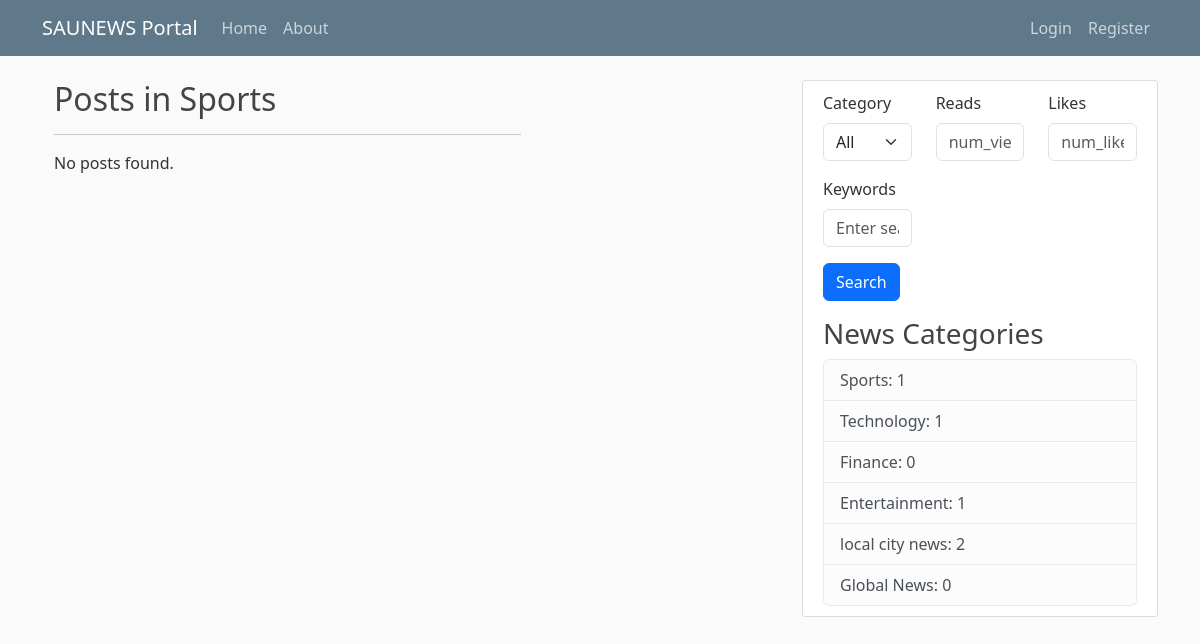
Page /category/1/ on the committed database.
### blog/models.py (models this page shows, shortened)
class Category(models.Model):
    name = models.CharField(max_length=100)
    class Meta:
        verbose_name_plural = 'categories'

### blog/views.py (the view)
# urls.py: path('category/<int:category_id>/', views.category_detail, name='category_detail'),
def category_detail(request, category_id):
    category = get_object_or_404(Category, id=category_id)
    posts = Post.objects.filter(category=category)
    context = {'category': category, 'posts': posts}
    return render(request, 'blog/category_detail.html', context)

### blog/context_processors.py (called while the page is built)
def categories(request):
    categories = Category.objects.annotate(num_posts=Count('post'))
    return {'categories': categories}

### blog/templates/blog/category_detail.html (shortened to what this page needs)
{% extends 'blog/base.html' %}
{% block content %}
  <div class="container">
    <div class="row">
      <div class="col-md-8">
        <h2>Posts in {{ category.name }}</h2>
        <hr>
        {% for post in category.posts.all %}
          <div class="card mb-4">
            <div class="card-body">
              <h3 class="card-title">{{ post.title }}</h3>
              <p class="card-text">{{ post.content }}</p>
              <a href="{% url 'post_detail' post_id=post.id %}" class="btn btn-primary">Read more</a>
            </div>
          </div>
        {% empty %}
          <p>No posts found.</p>
        {% endfor %}
      </div>
    </div>
  </div>
{% endblock %}

### blog/templates/blog/base.html (shortened to what this page needs)
{% load static %}
<html lang="en">
  <head>
    <link href="https://cdn.jsdelivr.net/npm/bootstrap@5.3.0-alpha1/dist/css/bootstrap.min.css" rel="stylesheet">
    <link rel="stylesheet" href="https://cdn.jsdelivr.net/npm/bootstrap-icons@1.10.3/font/bootstrap-icons.css">
    <link rel="stylesheet" href="{% static 'blog/main.css' %}">
  </head>
  <body>
    <header class="site-header">
        <nav class="navbar navbar-expand-md navbar-dark bg-steel fixed-top">
          <div class="container">
            <a class="navbar-brand mr-4" href="{% url 'blog_home' %}">SAUNEWS Portal</a>
            <div class="collapse navbar-collapse" id="navbarToggle">
              <div class="navbar-nav mr-auto">
                <a class="nav-item nav-link" href="{% url 'blog_home' %}">Home</a>
                <a class="nav-item nav-link" href="{% url 'blog_about' %}">About</a>
              </div>
            </div>
            <div class="navbar-nav">
              {% if user.is_authenticated %}
                <a class="nav-item nav-link" href="{% url 'profile' %}">{{user.username}}'s Profile</a>
                <a class="nav-item nav-link" href="{% url 'logout' %}">Log Out</a>
                {% else %}
                <a class="nav-item nav-link" href="{% url 'login' %}">Login</a>
                <a class="nav-item nav-link" href="{% url 'register' %}">Register</a>
              {% endif %}
            </div>
          </div>
        </nav>
    </header>
    <main role="main" class="container">
        <div class="row">
          <div class="col-md-8">
            {% block content %} {% endblock %}
          </div>
          <div class="col-md-4">
            <div class="content-section">
              <form method="GET" action="{% url 'search' %}">
                <div class="row">
                  <div class="col-md-4">
                    <div class="mb-3">
                      <label for="category" class="form-label">Category</label>
                      <select name="category" id="category" class="form-select">
                        <option value="">All</option>
                      </select>
                    </div>
                  </div>
                  <div class="col-md-4">
                    <div class="mb-3">
                      <label for="num_views" class="form-label">Reads</label>
                      <input type="text" name="num_views" id="num_views" class="form-control" placeholder="num_views">
                    </div>
                  </div>
                  <div class="col-md-4">
                    <div class="mb-3">
                      <label for="num_likes" class="form-label">Likes</label>
                      <input type="text" name="num_likes" id="num_likes" class="form-control" placeholder="num_likes">
                    </div>
                  </div>
                  <div class="col-md-4">
                    <div class="mb-3">
                      <label for="query" class="form-label">Keywords</label>
                      <input type="text" name="query" id="query" class="form-control" placeholder="Enter search query">
                    </div>
                  </div>
                </div>
                <button type="submit" class="btn btn-primary">Search</button>
              </form>
              <h3>News Categories</h3>
              <ul class="list-group">
                {% for category in categories %}
                <li class="list-group-item list-group-item-light"><a href="{% url 'category_detail' category.id %}"></a>{{ category.name }}: {{ category.num_posts }}</li>
                {%endfor%}
              </ul>
            </div>
          </div>
        </div>
    </main>
  </body>
</html>

### blog/static/blog/main.css (style rules this page uses)
body { background: #fafafa; color: #333333; margin-top: 5rem; }
h1, h2, h3, h4, h5, h6 { color: #444444; }
ul { margin: 0; }
.bg-steel { background-color: #5f788a; }
.site-header .navbar-nav .nav-link { color: #cbd5db; }
.content-section { background: #ffffff; padding: 10px 20px; border: 1px solid #dddddd; border-radius: 3px; margin-bottom: 20px; }

### rows in the picture
Category: name "Sports", num_posts "1"
Category: name "Technology", num_posts "1"
Category: name "Finance", num_posts "0"
Category: name "Entertainment", num_posts "1"
Category: name "local city news", num_posts "2"
Category: name "Global News", num_posts "0"
